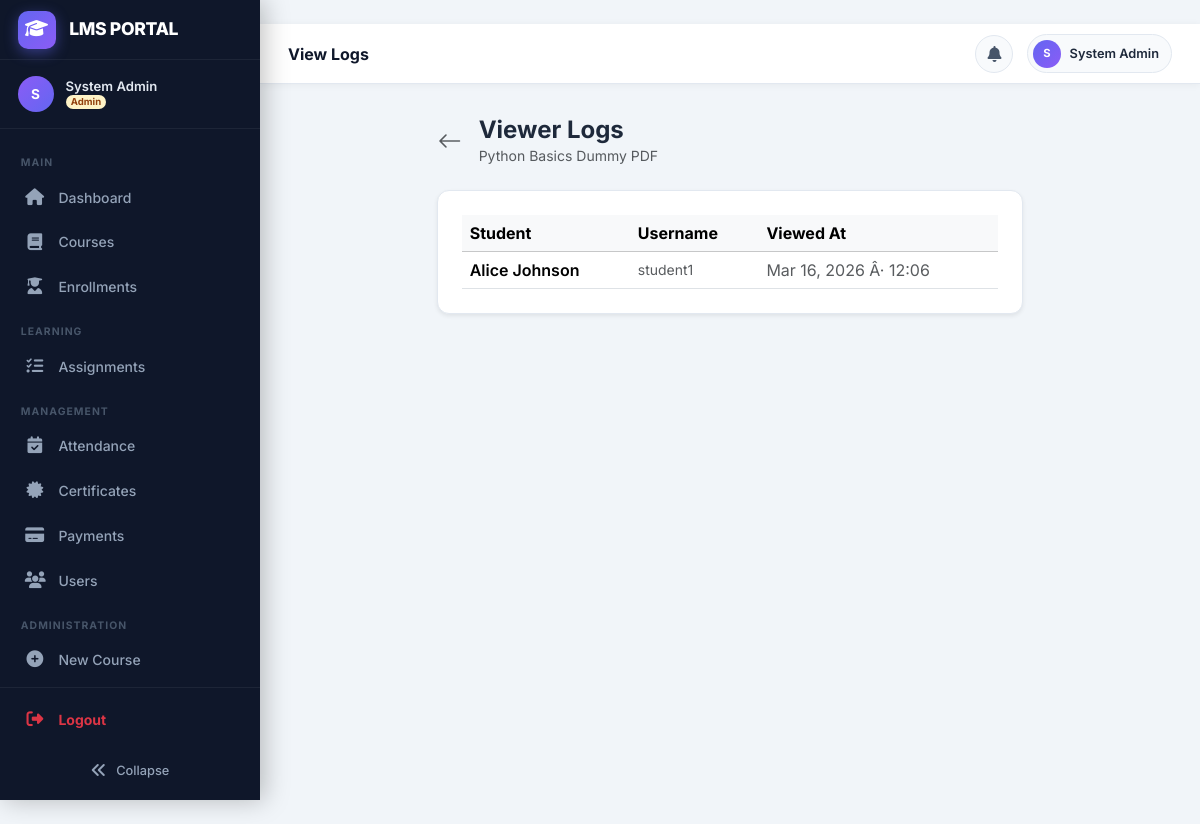
Page /resources/4/logs/ (signed in) on the committed database.
### users/models.py (models this page shows, shortened)
class CustomUser(AbstractUser):
    class Role(models.TextChoices):
        ADMIN = 'admin', 'Admin'
        INSTRUCTOR = 'instructor', 'Instructor'
        STUDENT = 'student', 'Student'
    role = models.CharField(
        max_length=20,
        choices=Role.choices,
        default=Role.STUDENT,
    )
    phone = models.CharField(max_length=20, blank=True)
    profile_picture = models.ImageField(
        upload_to='profile_pictures/', blank=True, null=True
    )
    bio = models.TextField(blank=True)
    date_of_birth = models.DateField(null=True, blank=True)
    otp = models.CharField(max_length=6, blank=True, null=True)
    otp_expiry = models.DateTimeField(null=True, blank=True)
    class Meta:
        verbose_name = 'User'
        verbose_name_plural = 'Users'
    @property
    def is_admin_role(self):
        return self.role == self.Role.ADMIN
    @property
    def is_student(self):
        return self.role == self.Role.STUDENT

### resources/models.py (models this page shows, shortened)
class FileResource(models.Model):
    class ResourceType(models.TextChoices):
        LECTURE = 'lecture', 'Lecture Slide'
        ASSIGNMENT = 'assignment', 'Assignment'
        READING = 'reading', 'Reading Material'
        VIDEO_LINK = 'video', 'Video Link'
        OTHER = 'other', 'Other'
    title = models.CharField(max_length=200)
    description = models.TextField(blank=True)
    resource_type = models.CharField(
        max_length=20, choices=ResourceType.choices, default=ResourceType.OTHER
    )
    course = models.ForeignKey(
        Course, on_delete=models.CASCADE, related_name='resources'
    )
    batch = models.ForeignKey(
        Batch, on_delete=models.CASCADE, related_name='resources',
        null=True, blank=True,
        help_text='Leave blank to make available to all batches of this course.'
    )
    group = models.ForeignKey(
        'courses.Group', on_delete=models.CASCADE, related_name='resources',
        null=True, blank=True,
        help_text='Make available only to a specific group (e.g. for projects).'
    )
    file = models.FileField(upload_to='resources/%Y/%m/', blank=True, null=True)
    external_url = models.URLField(blank=True)   # for video links etc.
    uploaded_by = models.ForeignKey(
        settings.AUTH_USER_MODEL, on_delete=models.SET_NULL, null=True,
        related_name='uploaded_resources',
    )
    is_visible = models.BooleanField(default=True)
    created_at = models.DateTimeField(auto_now_add=True)
    class Meta:
        ordering = ['-created_at']

class ResourceView(models.Model):
    student = models.ForeignKey(
        settings.AUTH_USER_MODEL, on_delete=models.CASCADE,
        related_name='viewed_resources'
    )
    resource = models.ForeignKey(
        FileResource, on_delete=models.CASCADE,
        related_name='views'
    )
    viewed_at = models.DateTimeField(auto_now_add=True)
    class Meta:
        unique_together = ('student', 'resource')

### resources/views.py (the view)
# urls.py: path('<int:pk>/logs/', views.resource_views_log, name='views_log'),
@login_required
def resource_views_log(request, pk):
    resource = get_object_or_404(FileResource, pk=pk)
    course = resource.course
    if not (request.user == resource.uploaded_by or request.user.is_admin_role or request.user.is_superuser):
        messages.error(request, 'Permission denied.')
        return redirect('resources:list', course_pk=course.pk)
    views_log = resource.views.select_related('student').order_by('-viewed_at')
    return render(request, 'resources/resource_views_log.html', {
        'resource': resource, 'views_log': views_log
    })

### templates/resources/resource_views_log.html (shortened to what this page needs)
﻿{% extends 'base.html' %}
{% block content %}
<div class="row justify-content-center">
  <div class="col-md-8">
    <div class="d-flex align-items-center mb-4">
      <a href="{% url 'resources:list' resource.course_id %}" class="btn btn-link text-muted p-0 me-3">
        <i class="bi bi-arrow-left fs-4"></i>
      </a>
      <div>
        <h4 class="fw-bold mb-0">Viewer Logs</h4>
        <div class="text-muted small">{{ resource.title }}</div>
      </div>
    </div>
    <div class="page-card shadow-sm">
      <div class="table-responsive">
        <table class="table table-hover align-middle mb-0">
          <thead class="table-light">
            <tr>
              <th>Student</th>
              <th>Username</th>
              <th>Viewed At</th>
            </tr>
          </thead>
          <tbody>
            {% for log in views_log %}
            <tr>
              <td class="fw-semibold">{{ log.student.get_full_name|default:log.student.username }}</td>
              <td class="text-muted small">{{ log.student.username }}</td>
              <td class="text-muted">{{ log.viewed_at|date:"M d, Y Â· H:i" }}</td>
            </tr>
            {% empty %}
            <tr>
              <td colspan="3" class="text-center py-4 text-muted">No one has viewed this resource yet.</td>
            </tr>
            {% endfor %}
          </tbody>
        </table>
      </div>
    </div>
  </div>
</div>
{% endblock %}

### templates/base.html (shortened to what this page needs)
<!DOCTYPE html>
<html lang="en">
<head>
  <link href="https://cdn.jsdelivr.net/npm/bootstrap@5.3.2/dist/css/bootstrap.min.css" rel="stylesheet" />
  <link href="https://cdn.jsdelivr.net/npm/bootstrap-icons@1.11.3/font/bootstrap-icons.css" rel="stylesheet" />
  <link rel="stylesheet" href="https://cdnjs.cloudflare.com/ajax/libs/font-awesome/6.5.0/css/all.min.css">
</head>
<body>
  {% if user.is_authenticated %}
  <nav class="sidebar" id="sidebar" role="navigation" aria-label="Main navigation">
    <a href="{% url 'users:dashboard' %}" class="sidebar-brand" tabindex="0">
      <div class="sidebar-brand-icon">
        <i class="fas fa-graduation-cap"></i>
      </div>
      <span class="sidebar-brand-text">LMS PORTAL</span>
    </a>
    <div class="sidebar-user">
      <div class="sidebar-user-avatar">
        {{ user.first_name|first|upper|default:user.username|first|upper }}
      </div>
      <div class="sidebar-user-info">
        <div class="sidebar-user-name">{{ user.get_full_name|default:user.username }}</div>
        <div class="sidebar-user-role">
          <span class="badge badge-role-{{ user.role }} rounded-pill" style="font-size:.6rem;padding:.2em .55em;">
            {{ user.get_role_display }}
          </span>
        </div>
      </div>
    </div>
    <div class="sidebar-content">
      <ul style="list-style:none;padding:0;margin:0;">
        <li class="sidebar-section">Main</li>
        <li class="sidebar-item">
          <a href="{% url 'users:dashboard' %}"
            class="sidebar-link {% if request.resolver_match.url_name == 'dashboard' %}sidebar-active{% endif %}"
            data-tooltip="Dashboard">
            <i class="fas fa-home sidebar-icon"></i>
            <span class="sidebar-label">Dashboard</span>
          </a>
        </li>
        <li class="sidebar-item">
          <a href="{% url 'courses:list' %}"
            class="sidebar-link {% if 'courses' in request.path and 'assignments' not in request.path %}sidebar-active{% endif %}"
            data-tooltip="Courses">
            <i class="fas fa-book sidebar-icon"></i>
            <span class="sidebar-label">Courses</span>
          </a>
        </li>
        <li class="sidebar-item">
          <a href="{% url 'enrollments:list' %}"
            class="sidebar-link {% if 'enrollments' in request.path %}sidebar-active{% endif %}"
            data-tooltip="Enrollments">
            <i class="fas fa-user-graduate sidebar-icon"></i>
            <span class="sidebar-label">Enrollments</span>
          </a>
        </li>
        <li class="sidebar-section">Learning</li>
        {% if user.role == 'instructor' or user.is_admin_role or user.is_superuser %}
        <li class="sidebar-item">
          <a href="{% url 'assignments:instructor_dashboard' %}"
            class="sidebar-link {% if 'assignments' in request.path %}sidebar-active{% endif %}"
            data-tooltip="Assignments">
            <i class="fas fa-tasks sidebar-icon"></i>
            <span class="sidebar-label">Assignments</span>
          </a>
        </li>
        {% endif %}
        {% if not user.is_student %}
        <li class="sidebar-section">Management</li>
        <li class="sidebar-item">
          <a href="{% url 'attendance:manage' %}"
            class="sidebar-link {% if 'attendance' in request.path %}sidebar-active{% endif %}"
            data-tooltip="Attendance">
            <i class="fas fa-calendar-check sidebar-icon"></i>
            <span class="sidebar-label">Attendance</span>
          </a>
        </li>
        <li class="sidebar-item">
          <a href="{% url 'certificates:list' %}"
            class="sidebar-link {% if 'certificates' in request.path %}sidebar-active{% endif %}"
            data-tooltip="Certificates">
            <i class="fas fa-certificate sidebar-icon"></i>
            <span class="sidebar-label">Certificates</span>
          </a>
        </li>
        {% if user.is_admin_role or user.is_superuser %}
        <li class="sidebar-item">
          <a href="{% url 'payments:list' %}"
            class="sidebar-link {% if 'payments' in request.path %}sidebar-active{% endif %}" data-tooltip="Payments">
            <i class="fas fa-credit-card sidebar-icon"></i>
            <span class="sidebar-label">Payments</span>
          </a>
        </li>
        <li class="sidebar-item">
          <a href="{% url 'users:list' %}"
            class="sidebar-link {% if 'users/' in request.path and request.resolver_match.url_name != 'profile' and request.resolver_match.url_name != 'dashboard' %}sidebar-active{% endif %}"
            data-tooltip="Users">
            <i class="fas fa-users sidebar-icon"></i>
            <span class="sidebar-label">Users</span>
          </a>
        </li>
        {% endif %}
        {% endif %}
        {% if user.is_admin_role or user.is_superuser %}
        <li class="sidebar-section">Administration</li>
        <li class="sidebar-item">
          <a href="{% url 'courses:create' %}" class="sidebar-link" data-tooltip="New Course">
            <i class="fas fa-plus-circle sidebar-icon"></i>
            <span class="sidebar-label">New Course</span>
          </a>
        </li>
        <li class="sidebar-item">
          <a href="/admin/" target="_blank" class="sidebar-link" data-tooltip="Django Admin">
          </a>
        </li>
        {% endif %}
      </ul>
    </div>
    <div class="sidebar-footer">
      {% if request.user.is_authenticated %}
      <ul style="list-style:none;padding:0;margin:0 0 10px 0;">
        <li class="sidebar-item" style="padding:0;">
          <a href="{% url 'users:logout' %}" class="sidebar-link logout-link text-danger" data-tooltip="Logout">
            <i class="fas fa-sign-out-alt sidebar-icon text-danger"></i>
            <span class="sidebar-label fw-bold">Logout</span>
          </a>
        </li>
      </ul>
      {% endif %}
      <button id="sidebarCollapseBtn" title="Toggle sidebar">
        <i class="fas fa-angle-double-left"></i>
        <span class="sidebar-collapse-label">Collapse</span>
      </button>
    </div>
  </nav>
  <div id="main">
    <header id="topbar">
      <div class="topbar-left">
        <span class="topbar-title d-none d-md-block" id="topbarTitle"></span>
      </div>
      <div class="topbar-right">
        <div class="dropdown" id="notificationDropdown">
          <button class="notif-btn" type="button" data-bs-toggle="dropdown" aria-expanded="false"
            aria-label="Notifications">
            <i class="fas fa-bell"></i>
          </button>
        </div>
        <a href="{% url 'users:profile' %}" class="user-chip" title="My Profile">
          <div class="user-chip-avatar">
            {{ user.first_name|first|upper|default:user.username|first|upper }}
          </div>
          <span class="user-chip-name d-none d-sm-block">{{ user.get_full_name|default:user.username }}</span>
        </a>
      </div>
    </header>
    <div class="container-fluid px-4 pt-3">
    </div>
    <div class="container-fluid px-4 py-3 flex-grow-1">
      {% endif %}
      {% block content %}{% endblock %}
      {% if user.is_authenticated %}
    </div>
  </div>
  {% else %}
    {% if not no_container %}</div>{% endif %}
  {% endif %}
</body>
</html>

### rows in the picture
CustomUser: first_name|first "S", get_full_name "System Admin", role "Admin"
FileResource: title "Python Basics Dummy PDF"
ResourceView: student.get_full_name "Alice Johnson", student.username "student1", viewed_at "Mar 16, 2026 Â· 12:06"
